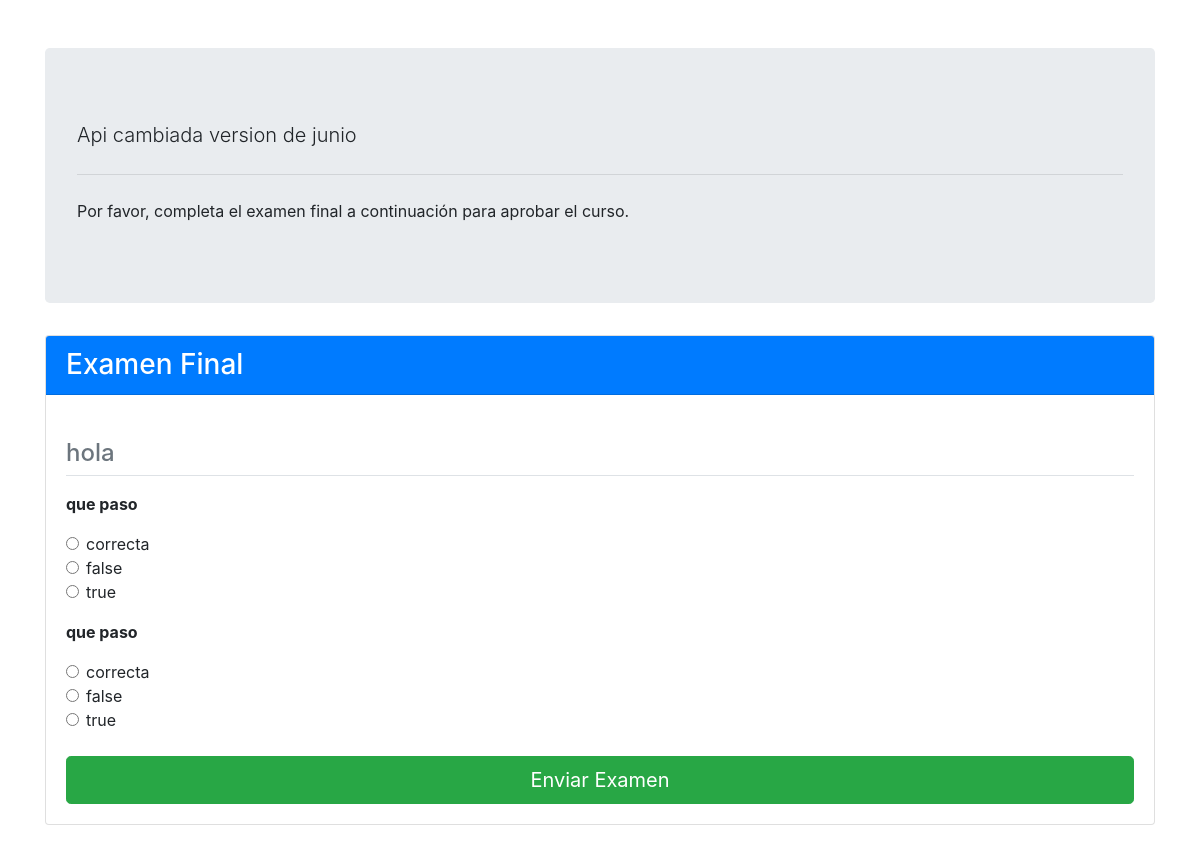
Page /onlinecourse/1/ on the committed database.
### onlinecourse/models.py (models this page shows, shortened)
class Course(models.Model):
    name = models.CharField(null=False, max_length=30, default='online course')
    image = models.ImageField(upload_to='course_images/')
    description = models.CharField(max_length=1000)
    pub_date = models.DateField(null=True)
    instructors = models.ManyToManyField(Instructor)
    users = models.ManyToManyField(settings.AUTH_USER_MODEL, through='Enrollment')
    total_enrollment = models.IntegerField(default=0)
    is_enrolled = False

class Lesson(models.Model):
    title = models.CharField(max_length=200, default="title")
    order = models.IntegerField(default=0)
    course = models.ForeignKey(Course, on_delete=models.CASCADE)
    content = models.TextField()

class Question(models.Model):
    lesson = models.ForeignKey(Lesson, on_delete=models.CASCADE)
    question_text = models.CharField(max_length=200)
    grade = models.IntegerField(default=1)

class Choice(models.Model):
    question = models.ForeignKey(Question, on_delete=models.CASCADE)
    choice_text = models.CharField(max_length=200)
    is_correct = models.BooleanField(default=False)

### onlinecourse/views.py (the view)
# urls.py: path('<int:course_id>/', views.course_details, name='course_details'),
def course_details(request, course_id):
    course = get_object_or_404(Course, pk=course_id)
    return render(request, 'course_details_bootstrap.html', {'course': course})

### onlinecourse/templates/course_details_bootstrap.html (shortened to what this page needs)
<!DOCTYPE html>
<html lang="en">
<head>
    <link href="https://stackpath.bootstrapcdn.com/bootstrap/4.5.2/css/bootstrap.min.css" rel="stylesheet">
</head>
<body>
    <div class="container mt-5">
        <div class="jumbotron">
            <p class="lead">{{ course.description }}</p>
            <hr class="my-4">
            <p>Por favor, completa el examen final a continuación para aprobar el curso.</p>
        </div>
        <div class="card mb-5">
            <div class="card-header bg-primary text-white">
                <h3 class="mb-0">Examen Final</h3>
            </div>
            <div class="card-body">
                <form action="{% url 'submit' course.id %}" method="post">
                    {% for lesson in course.lesson_set.all %}
                        <div class="mt-4">
                            <h4 class="text-secondary border-bottom pb-2">{{ lesson.title }}</h4>
                            {% for question in lesson.question_set.all %}
                                <div class="form-group mt-3">
                                    <p class="font-weight-bold">{{ question.question_text }}</p>
                                    {% for choice in question.choice_set.all %}
                                        <div class="form-check">
                                            <input class="form-check-input" type="radio" name="question_{{ question.id }}" id="choice_{{ choice.id }}" value="{{ choice.id }}">
                                            <label class="form-check-label" for="choice_{{ choice.id }}">
                                                {{ choice.choice_text }}
                                            </label>
                                        </div>
                                    {% endfor %}
                                </div>
                            {% endfor %}
                        </div>
                    {% endfor %}
                    <button class="btn btn-success btn-lg btn-block mt-4" type="submit">Enviar Examen</button>
                </form>
            </div>
        </div>
    </div>
</body>
</html>

### rows in the picture
Course: description "Api cambiada version de junio"
Lesson: title "hola"
Question: question_text "que paso"
Choice: choice_text "correcta"
Choice: choice_text "false"
Choice: choice_text "true"
Question: question_text "que paso"
Choice: choice_text "correcta"
Choice: choice_text "false"
Choice: choice_text "true"
